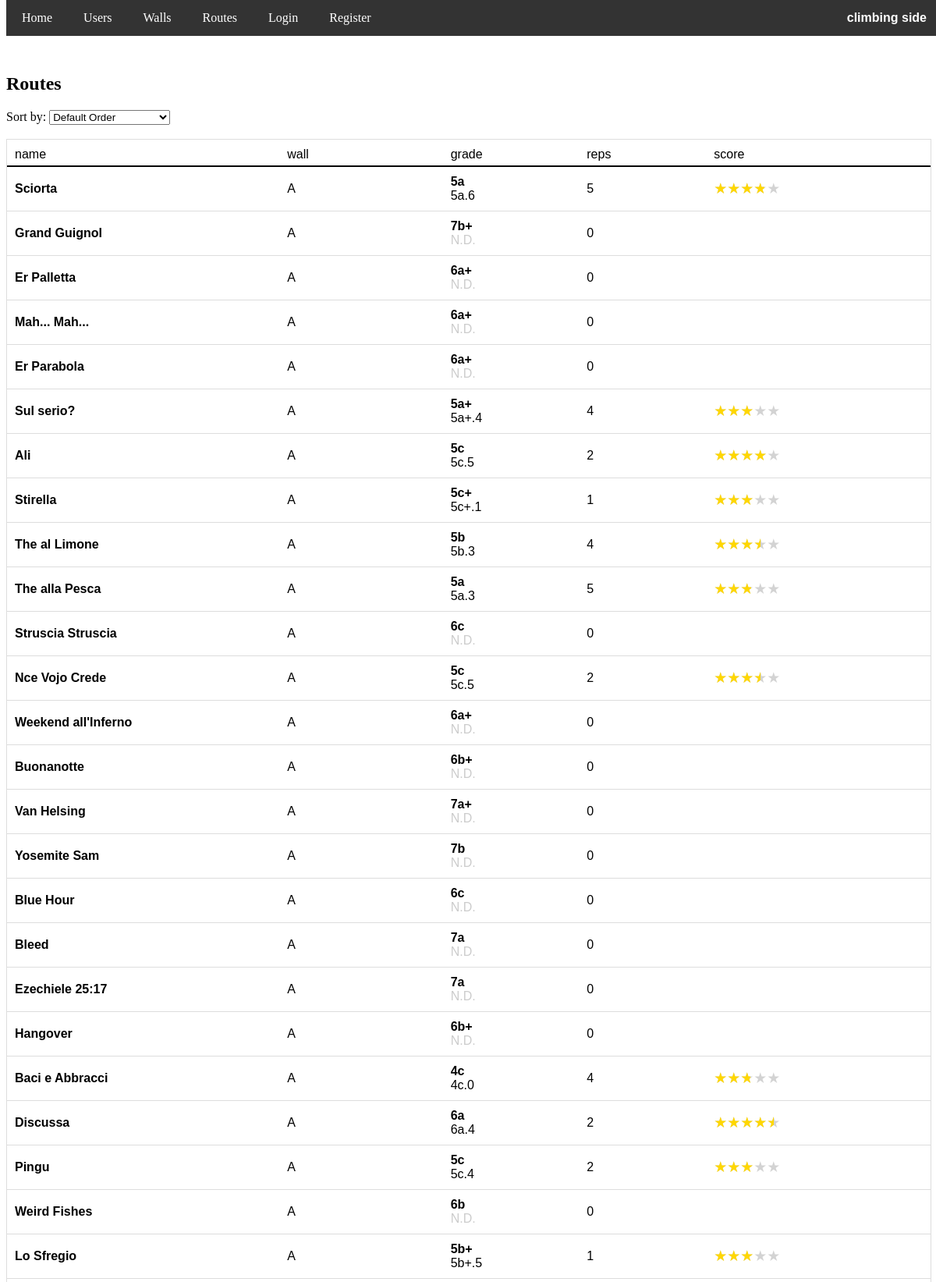
/routes (upper part), run on the app's committed database.
### app/models.py (models this page shows, shortened)
class Route(db.Model):
    id = db.Column(db.Integer, primary_key=True)
    name = db.Column(db.String(100), nullable=False)
    grade = db.Column(db.String(3), nullable=False)
    wall_id = db.Column(db.Integer, db.ForeignKey('wall.id'), nullable=False)
    image_file = db.Column(db.String(255), nullable=True)

### app/routes.py (the view)
@routes.route('/routes')
def routes_list():
    sort_order = request.args.get('sort', 'default')
    base_query = db.session.query(
        Route,
        func.count(user_route.c.route_id).label('repetitions'),
        func.coalesce(func.avg(user_route.c.score), 0).label('avg_score'),
        func.coalesce(func.avg(user_route.c.proposed_grade), -1).label('avg_proposed_grade')
    ).outerjoin(user_route, Route.id == user_route.c.route_id) \
     .group_by(Route.id)
    if sort_order == 'asc':
        routes = base_query.order_by(Route.grade).all()
    elif sort_order == 'desc':
        routes = base_query.order_by(desc(Route.grade)).all()
    elif sort_order == 'repetitions':
        routes = base_query.order_by(func.count(user_route.c.route_id).desc()).all()
    elif sort_order == 'avg_score':
        routes = base_query.order_by(func.coalesce(func.avg(user_route.c.score), 0).desc()).all()
    elif sort_order == 'alph':
        routes = base_query.order_by(func.lower(Route.name)).all()
    else:
        routes = base_query.order_by(Route.id).all()
    routes_list = []
    for route, repetitions, avg_score, avg_proposed_grade in routes:
        user_has_done = False
        if current_user.is_authenticated:
            user_has_done = db.session.query(user_route).filter_by(
                user_id=current_user.id,
                route_id=route.id
            ).count() > 0
        route_data = {
            'id': route.id,
            'name': route.name,
            'wall_id': route.wall_id,
            'wall': route.wall.name,
            'grade': route.grade,
            'repetitions': repetitions,
            'avg_score': avg_score,
            'avg_proposed_grade': display_grade_backend(avg_proposed_grade),
            'done': user_has_done
        }
        routes_list.append(route_data)
    allroutes = Route.query.all()
    nroutes=len(allroutes)
    grades = [route.grade for route in allroutes]
    french_grades = [
    "4a", "4a+", "4b", "4b+", "4c", "4c+",
    "5a", "5a+", "5b", "5b+", "5c", "5c+",
    "6a", "6a+", "6b", "6b+", "6c", "6c+",
    "7a", "7a+", "7b", "7b+", "7c", "7c+",
    "8a", "8a+", "8b", "8b+", "8c", "8c+",
    "9a", "9a+", "9b", "9b+", "9c"
    ]
    grade_frequencies = dict(Counter(grades))
    grade_distribution = {grade: grade_frequencies.get(grade, 0) for grade in french_grades}
    return render_template('routes/routes_list.html', routes=routes_list, sort_order=sort_order, grade_distribution=grade_distribution, nroutes=nroutes)

### app/templates/routes/routes_list.html (shortened to what this page needs)
<!DOCTYPE html>
<html lang="en">
<head>
    <link rel="stylesheet" href="{{ url_for('static', filename='styles.css') }}">
</head>
<body>
    {% if current_user.is_authenticated %}
        <div class="navbar" id="myNavbar">
            <span class="navbar-right"><b>climbing side</b></span>
            <a href="{{ url_for('home.homepage') }}">Home</a>
            <a href="{{ url_for('users.users_list') }}">Users</a>
            <a href="{{ url_for('routes.walls_list') }}">Walls</a>
            <a href="{{ url_for('routes.routes_list') }}">Routes</a>
            <a href="{{ url_for('users.user_page', user_id=current_user.id) }}">Profile</a>
            <a href="{{ url_for('users.logout') }}" onclick="return confirmLogout()" >Logout</a>
            <a href="javascript:void(0);" class="icon" onclick="toggleMenu()">&#9776;</a>
        </div>
    {% else %}
        <div class="navbar" id="myNavbar">
            <span class="navbar-right"><b>climbing side</b></span>
            <a href="{{ url_for('home.homepage') }}">Home</a>
            <a href="{{ url_for('users.users_list') }}">Users</a>
            <a href="{{ url_for('routes.walls_list') }}">Walls</a>
            <a href="{{ url_for('routes.routes_list') }}">Routes</a>
            <a href="{{ url_for('users.login') }}" >Login</a>
            <a href="{{ url_for('users.register') }}" >Register</a>
        </div>
    {% endif %}
    <br>
    <br>
    <div class="content">
    <h2>Routes</h2>
    <div>
        <label for="sort">Sort by:</label>
        <select id="sort" name="sort" onchange="window.location.href = '?sort=' + this.value;">
            <option value="default" {% if sort_order == 'default' %}selected{% endif %}>Default Order</option>
        </select>
    </div>
    <br>
    {% if routes %}
        <div class="table" style="font-family: Verdana, sans-serif;">
            <div class="row" style="border-bottom: 2px solid black; padding-bottom: 5px;">
                <span style="flex-basis: 28%;"> name </span>
                <span style="flex-basis: 2%;"> </span>
                <span style="flex-basis: 18%;"> wall </span>
                <span style="flex-basis: 15%;"> grade </span>
                <span style="flex-basis: 14%;"> reps </span>
                <span style="flex-basis: 23%;"> score </span>
            </div>
            {% for route in routes %}
                <div class="row" style = "display: flex; align-items: center; {% if route.done %} background-color: rgba(255, 240, 0, 0.4); {% endif %} ">
                    <a href="{{ url_for('routes.route_page', route_id=route.id) }}" class="link6" style="flex-basis: 28%; overflow-wrap: anywhere; word-break: normal;"><strong>{{ route.name }} </strong></a>
                    <a href="{{ url_for('routes.wall_page', wall_id=route.wall_id) }}" class="link6" style="flex-basis: 18%; font-weight: normal;">{{ route.wall }} </a>
                    <span style="flex-basis: 15%;"> <strong>{{ route.grade }}</strong> <br> <normal style="color: {{ '#ccc' if route.avg_proposed_grade=='N.D.' else 'black' }};">{{ route.avg_proposed_grade }}</normal> </span>
                    <span style="flex-basis: 14%;"> {{ route.repetitions }} </span>
                    {% if route.avg_score != 0 %}
                        <span style="flex-basis: 23%;"> <span id="{{ route.id}}" class="star-container" style="--filled-star-width: {{route.avg_score *100/5}}%">★★★★★</span> </span>
                    {% else %}
                        <span style="flex-basis: 23%;"> </span>
                    {% endif %}
                </div>
            {% endfor %}
        </div>
    {% else %}
        <p>No Routes found.</p>
    {% endif %}
    <br>
    <br>
    <br>
    <br>
    <br>
    <br>
    <br>
    <br>
    <br>
    <br>
    <br>
    </div>
</body>
</html>

### app/static/styles.css (style rules this page uses)
.link6 { color: black; font-weight: bold; text-decoration: none; }
.navbar { background-color: #333; overflow: hidden; position: fixed; top: 0; width: 100%; z-index: 9999; }
.navbar a { float: left; display: block; color: white; text-align: center; padding: 14px 20px; text-decoration: none; }
.navbar-right { float: right; color: white; padding: 14px 20px; text-align: center; font-family: Verdana, sans-serif; }
.content { padding-top: 30px; }
.star-container { position: relative; display: inline-block; font-size: 19px; color: lightgray; }
.star-container::before { content: '★★★★★'; position: absolute; top: 0; left: 0; width: var(--filled-star-width, 0%); color: gold; overflow: hidden; }

### app/templates/routes/routes_list.html (style rules this page uses)
.table { display: flex; flex-direction: column; width: 100%; border: 1px solid #ddd; }
.row { display: flex; padding: 10px; border-bottom: 1px solid #ddd; }
.row a { flex-basis: 25%; }
.row span { flex-basis: 20%; text-align: left; }

### data on the page
Route: name "Sciorta", wall "A", grade "5a", avg_proposed_grade "5a.6", repetitions "5", {{ route.avg_score *100/5 }} 76.0 (drawn)
Route: name "Grand Guignol", wall "A", grade "7b+", avg_proposed_grade "N.D.", repetitions "0"
Route: name "Er Palletta", wall "A", grade "6a+", avg_proposed_grade "N.D.", repetitions "0"
Route: name "Mah... Mah...", wall "A", grade "6a+", avg_proposed_grade "N.D.", repetitions "0"
Route: name "Er Parabola", wall "A", grade "6a+", avg_proposed_grade "N.D.", repetitions "0"
Route: name "Sul serio?", wall "A", grade "5a+", avg_proposed_grade "5a+.4", repetitions "4", {{ route.id }} 6 (drawn)
Route: name "Ali", wall "A", grade "5c", avg_proposed_grade "5c.5", repetitions "2", {{ route.avg_score *100/5 }} 80.0 (drawn)
Route: name "Stirella", wall "A", grade "5c+", avg_proposed_grade "5c+.1", repetitions "1", {{ route.avg_score *100/5 }} 60.0 (drawn)
Route: name "The al Limone", wall "A", grade "5b", avg_proposed_grade "5b.3", repetitions "4", {{ route.avg_score *100/5 }} 70.0 (drawn)
Route: name "The alla Pesca", wall "A", grade "5a", avg_proposed_grade "5a.3", repetitions "5", {{ route.avg_score *100/5 }} 56.0 (drawn)
Route: name "Struscia Struscia", wall "A", grade "6c", avg_proposed_grade "N.D.", repetitions "0"
Route: name "Nce Vojo Crede", wall "A", grade "5c", avg_proposed_grade "5c.5", repetitions "2", {{ route.avg_score *100/5 }} 70.0 (drawn)
Route: name "Weekend all'Inferno", wall "A", grade "6a+", avg_proposed_grade "N.D.", repetitions "0"
Route: name "Buonanotte", wall "A", grade "6b+", avg_proposed_grade "N.D.", repetitions "0"
Route: name "Van Helsing", wall "A", grade "7a+", avg_proposed_grade "N.D.", repetitions "0"
Route: name "Yosemite Sam", wall "A", grade "7b", avg_proposed_grade "N.D.", repetitions "0"
Route: name "Blue Hour", wall "A", grade "6c", avg_proposed_grade "N.D.", repetitions "0"
Route: name "Bleed", wall "A", grade "7a", avg_proposed_grade "N.D.", repetitions "0"
Route: name "Ezechiele 25:17", wall "A", grade "7a", avg_proposed_grade "N.D.", repetitions "0"
Route: name "Hangover", wall "A", grade "6b+", avg_proposed_grade "N.D.", repetitions "0"
Route: name "Baci e Abbracci", wall "A", grade "4c", avg_proposed_grade "4c.0", repetitions "4", {{ route.avg_score *100/5 }} 55.0 (drawn)
Route: name "Discussa", wall "A", grade "6a", avg_proposed_grade "6a.4", repetitions "2", {{ route.avg_score *100/5 }} 90.0 (drawn)
Route: name "Pingu", wall "A", grade "5c", avg_proposed_grade "5c.4", repetitions "2", {{ route.avg_score *100/5 }} 60.0 (drawn)
Route: name "Weird Fishes", wall "A", grade "6b", avg_proposed_grade "N.D.", repetitions "0"
Route: name "Lo Sfregio", wall "A", grade "5b+", avg_proposed_grade "5b+.5", repetitions "1", {{ route.avg_score *100/5 }} 60.0 (drawn)
